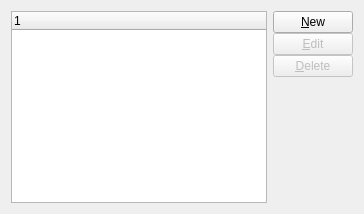
             <widget class="QWidget" name="_aliasesPage">
              <layout class="QGridLayout">
               <item row="0" column="0">
                <widget class="XTreeWidget" name="_itemalias">
                 <property name="focusPolicy">
                  <enum>Qt::ClickFocus</enum>
                 </property>
                </widget>
               </item>
               <item row="0" column="1">
                <layout class="QVBoxLayout">
                 <property name="spacing">
                  <number>0</number>
                 </property>
                 <item>
                  <widget class="QPushButton" name="_newAlias">
                   <property name="text">
                    <string>&amp;New</string>
                   </property>
                  </widget>
                 </item>
                 <item>
                  <widget class="QPushButton" name="_editAlias">
                   <property name="enabled">
                    <bool>false</bool>
                   </property>
                   <property name="text">
                    <string>&amp;Edit</string>
                   </property>
                  </widget>
                 </item>
                 <item>
                  <widget class="QPushButton" name="_deleteAlias">
                   <property name="enabled">
                    <bool>false</bool>
                   </property>
                   <property name="text">
                    <string>&amp;Delete</string>
                   </property>
                  </widget>
                 </item>
                 <item>
                  <spacer>
                   <property name="orientation">
                    <enum>Qt::Vertical</enum>
                   </property>
                   <property name="sizeType">
                    <enum>QSizePolicy::Expanding</enum>
                   </property>
                   <property name="sizeHint" stdset="0">
                    <size>
                     <width>20</width>
                     <height>0</height>
                    </size>
                   </property>
                  </spacer>
                 </item>
                </layout>
               </item>
              </layout>
             </widget>
